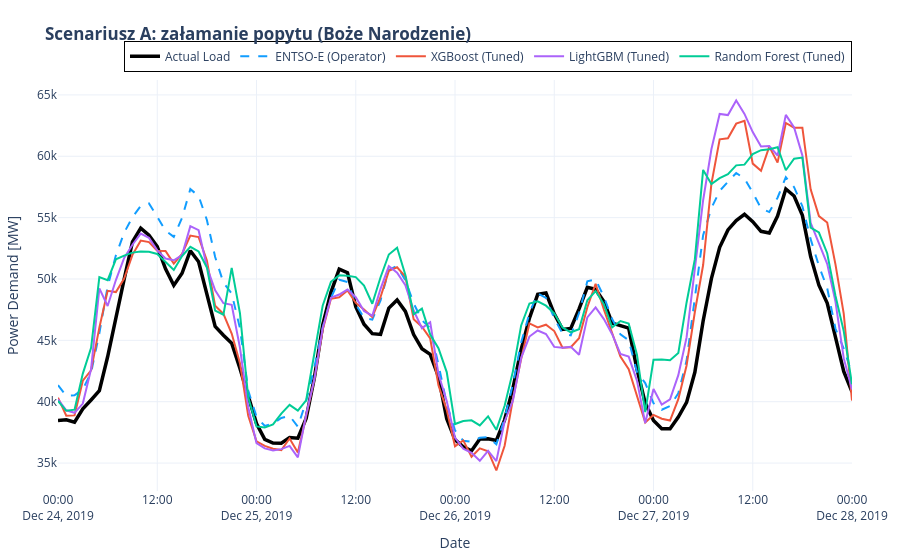
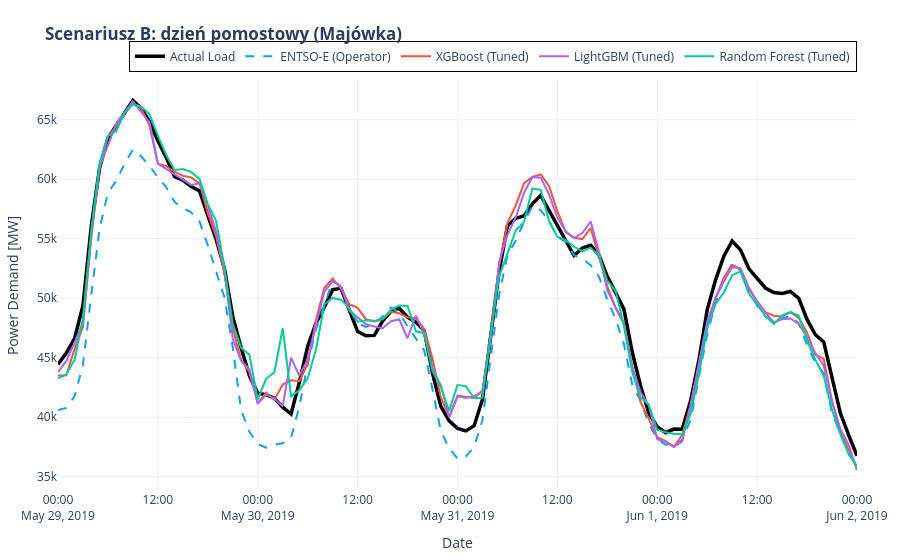
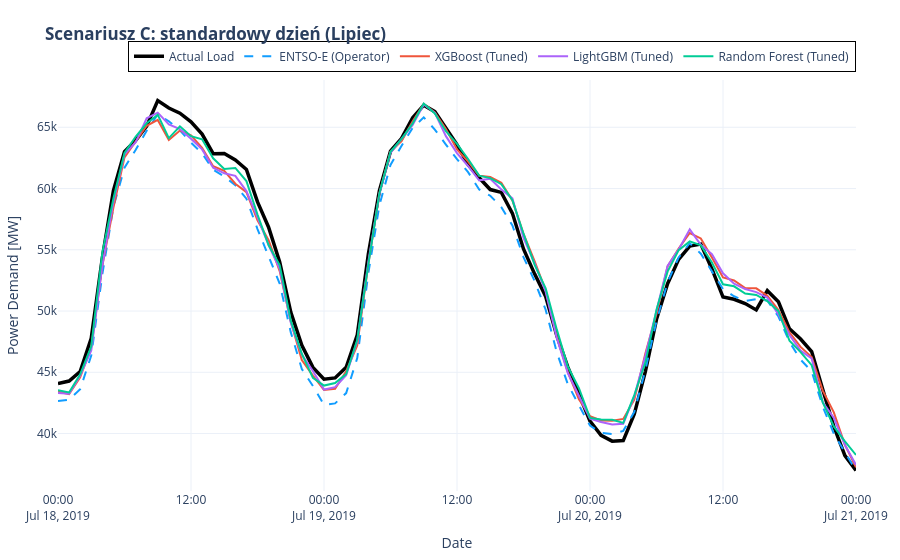

Notebook source saved alongside these figures, in order:
### Code cell
# ==========================================
# 10. FINAl VISUALIZATION FOR TUNED MODELS
# ==========================================

series_actual = y_test
series_entsoe = entsoe_test
series_xgb_t = pd.Series(y_pred_xgb_tuned, index=y_test.index)
series_lgb_t = pd.Series(y_pred_lgb_tuned, index=y_test.index)
series_rf_t = pd.Series(y_pred_rf_tuned, index=y_test.index)

def plot_period(start_date, end_date, title):
    mask = (series_actual.index >= start_date) & (series_actual.index <= end_date)
    fig = go.Figure()

    # 1. Reality (Black, thick baseline)
    fig.add_trace(go.Scatter(x=series_actual[mask].index, y=series_actual[mask],
                             mode='lines', name='Actual Load',
                             line=dict(color='black', width=3.5)))

    # 2. ENTSO-E Benchmark (Official operator forecast - Blue, dashed)
    fig.add_trace(go.Scatter(x=series_entsoe[mask].index, y=series_entsoe[mask],
                             mode='lines', name='ENTSO-E (Operator)',
                             line=dict(color='#119DFF', width=2, dash='dash')))

    # 3. XGBoost Tuned (Vivid Red)
    fig.add_trace(go.Scatter(x=series_xgb_t[mask].index, y=series_xgb_t[mask],
                             mode='lines', name='XGBoost (Tuned)',
                             line=dict(color='#EF553B', width=2)))

    # 4. LightGBM Tuned (Purple)
    fig.add_trace(go.Scatter(x=series_lgb_t[mask].index, y=series_lgb_t[mask],
                             mode='lines', name='LightGBM (Tuned)',
                             line=dict(color='#AB63FA', width=2)))

    # 5. Random Forest Tuned (Emerald Green)
    fig.add_trace(go.Scatter(x=series_rf_t[mask].index, y=series_rf_t[mask],
                             mode='lines', name='Random Forest (Tuned)',
                             line=dict(color='#00CC96', width=2)))

    fig.update_layout(
        title=f'<b>{title}</b>',
        xaxis_title='Date',
        yaxis_title='Power Demand [MW]',
        hovermode='x unified',
        template='plotly_white',
        legend=dict(
            orientation="h", yanchor="bottom", y=1.02, xanchor="right", x=1,
            font=dict(size=12), bgcolor="rgba(255,255,255,0.9)", bordercolor="black", borderwidth=1
        ),
        margin=dict(l=40, r=40, t=80, b=40)
    )
    fig.show()


plot_period('2019-12-24', '2019-12-28', 'Scenariusz A: załamanie popytu (Boże Narodzenie)')
plot_period('2019-05-29', '2019-06-02', 'Scenariusz B: dzień pomostowy (Majówka)')
plot_period('2019-07-18', '2019-07-21', 'Scenariusz C: standardowy dzień (Lipiec)')
